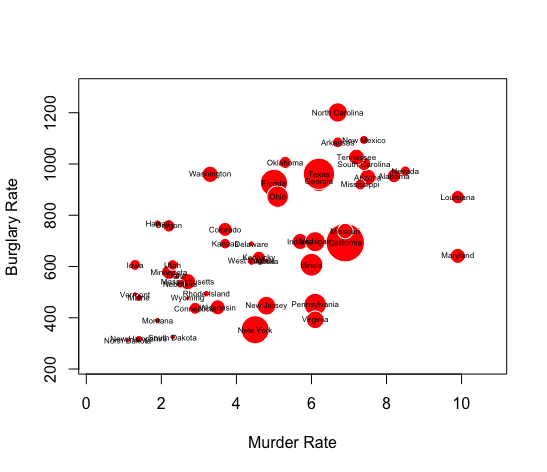

This figure's R source:

# Assignment 02

# Load packages -----------------------------------------------------------

library(readr)
library(ggplot2)

# Replication of figure 6-15 -------------------------------------------

# This graph tries to replicate a bubble chart that introduces a third 
# dimension of state population in visualization of the relationship between the
# burglary rate and the murder rate.

# Referred from graph 6-15 in than Yau’s book Visualize This.

crimeRatesByState2005 <-
  read_delim('http://datasets.flowingdata.com/crimeRatesByState2005.tsv',
             '\t', escape_double = FALSE, trim_ws = TRUE)
View(crimeRatesByState2005)

# Create the replication of the graph

BubbleChartReplication <-
  
  # use 'symbols' to create the third dimension with circles
  
  symbols(crimeRatesByState2005$murder, 
          crimeRatesByState2005$burglary,
          
          # to set the area of each bubble to represent population
          
          circles = 
            sqrt(crimeRatesByState2005$population / pi),
          
          # to scale down the circles to appropriate size
          
          inches = 0.2,
          
          # change stroke color and fill color, respectively
          
          fg = 'white',
          bg = 'red',
          
          # add the labs
          
          xlab = 'Murder Rate',
          ylab = 'Burglary Rate') +
  
  # set the name of each bubbles as the third dimension using 'text'
  
  text(crimeRatesByState2005$murder,
       crimeRatesByState2005$burglary,
       
       # the actual labels are state names as the third argument
       
       crimeRatesByState2005$state,
       
       # 'cex' argument controls text size
       
       cex = 0.5)
